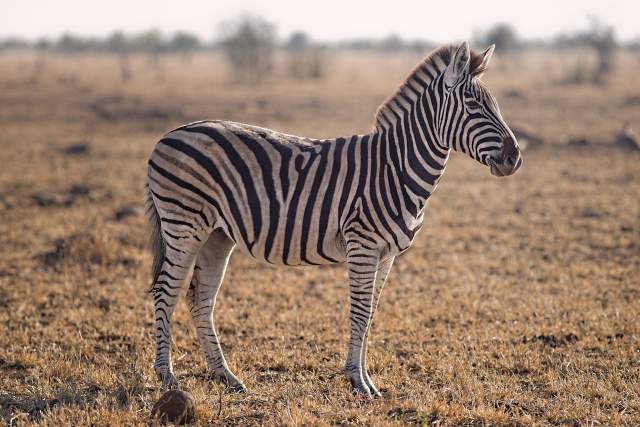
#> input picture zebra.jpg, 1280 x 854 px (shown at 1/2 size)
$ python resize.py
#> lines starting #> are read from the running program, lines starting #| are printed output that depends on the picture
import cv2
img=cv2.imread('zebra.jpg')
#> img is the input picture: shape (854, 1280, 3); mean B, G, R 112.2, 128.6, 152.2

def resize_img(img,scale):

#> called with scale = 0.4
    h=img.shape[0]
#> h = 854
    w=img.shape[1]
#> w = 1280

    new_h=int(h*scale)
#> new_h = 341
    new_w=int(w*scale)
#> new_w = 512
    return cv2.resize(img,(new_w,new_h))
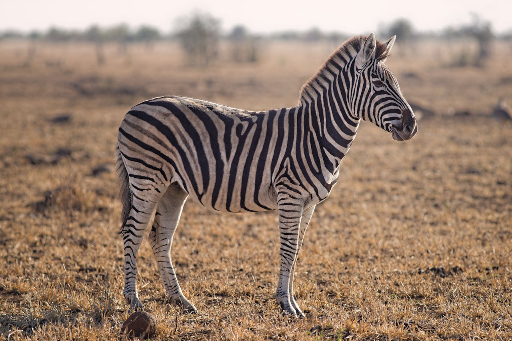
#> returned value: shape (341, 512, 3); mean of channels 0, 1, 2 112.1, 128.5, 152.1; drawn as B, G, R

img_res=resize_img(img,0.40)

img_blur=cv2.blur(img_res,(7,7))
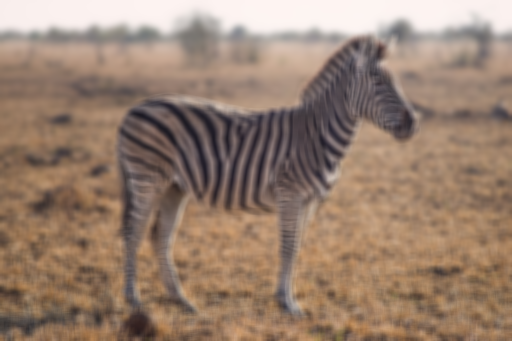
#> img_blur: shape (341, 512, 3); mean B, G, R 112.1, 128.5, 152.1

cv2.imshow('img',img)
cv2.imshow('img_res',img_res)
cv2.waitKey(0)
#> (the run stopped early here; a loop or call above may not have finished)

$ run again, with f1.jpg copied over zebra.jpg
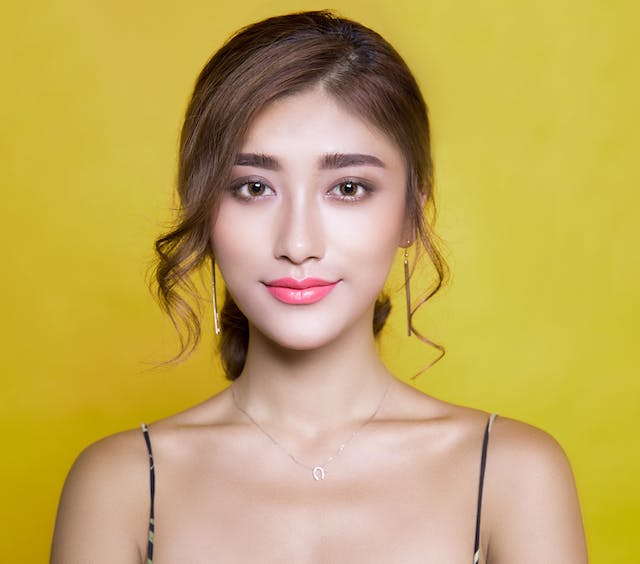
#> input picture f1.jpg, 640 x 564 px
#> img is the input picture: shape (564, 640, 3); mean B, G, R 91.4, 168.7, 195.1
#> `img_blur=cv2.blur(img_res,(7,7))`:
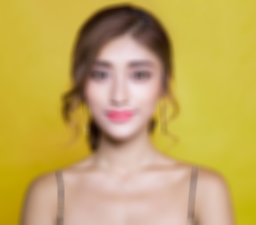
#> img_blur: shape (225, 256, 3); mean B, G, R 91.3, 168.6, 195.1
